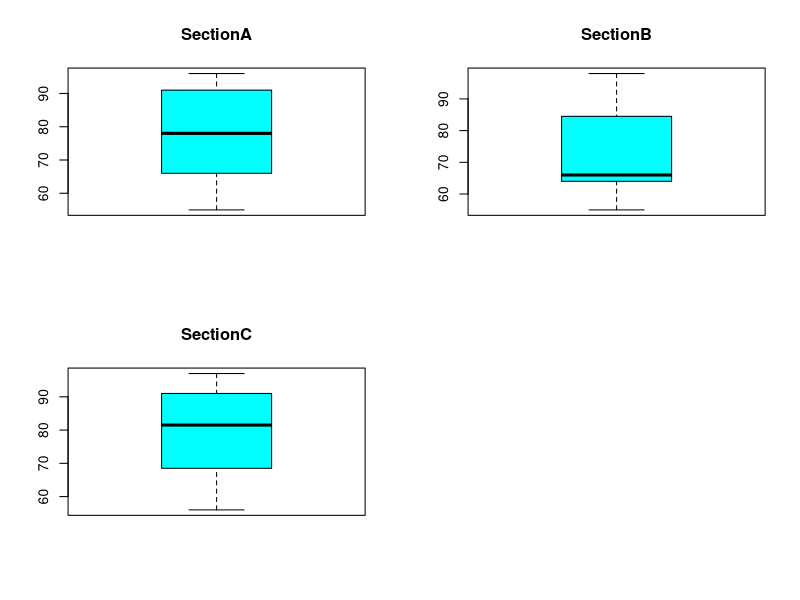
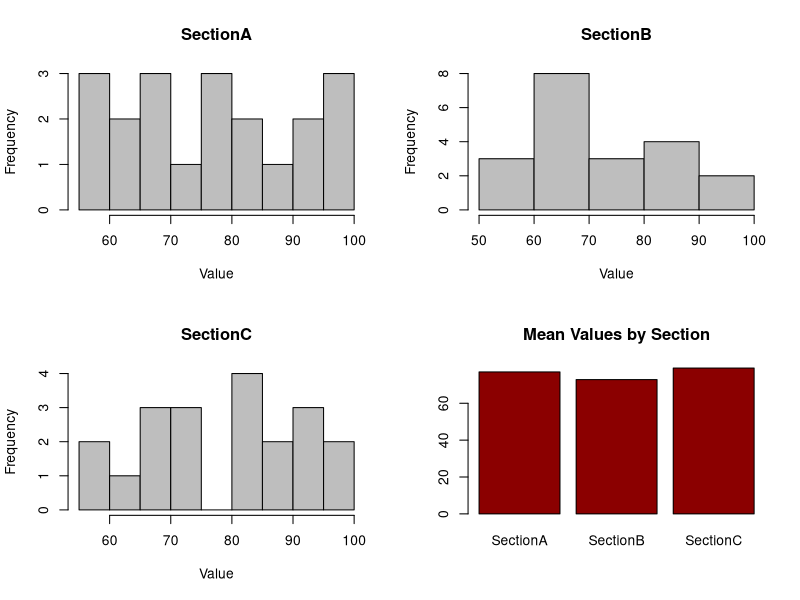
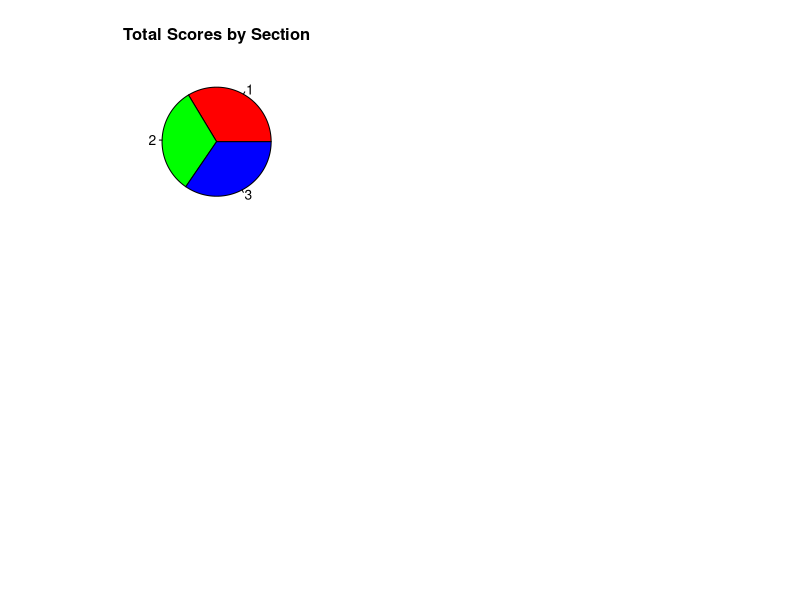
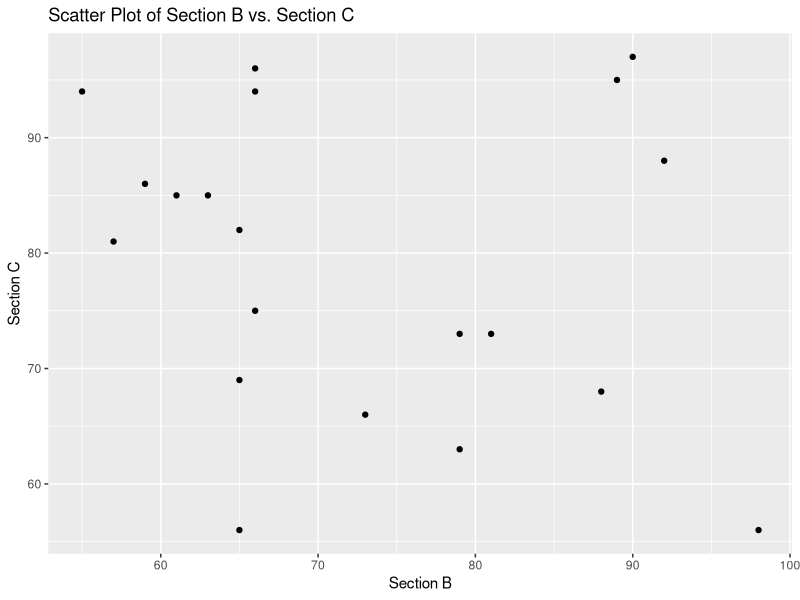

Here is the R script that generated these plots, in order:
# Create a data frame with the provided data
data <- data.frame(
        Subject = c("English", "Math", "Science", "Economics", "English", "Math", "Science", "Economics", "English", "Math", "Science", "Economics", "English", "Math", "Science", "Economics", "English", "Math", "Science", "Economics"),
        SectionA = c(59, 96, 78, 96, 65, 78, 68, 96, 85, 93, 94, 67, 82, 64, 55, 73, 89, 57, 67, 78),
        SectionB = c(65, 73, 57, 79, 55, 65, 61, 98, 63, 88, 66, 59, 66, 79, 90, 89, 66, 81, 92, 65),
        SectionC = c(82, 66, 81, 73, 94, 56, 85, 56, 85, 68, 94, 86, 96, 63, 97, 95, 75, 73, 88, 69)
)

# Load necessary libraries
library(ggplot2)

# 1. Boxplots
par(mfrow = c(2, 2))
for (i in 2:4) {
        boxplot(data[, i], main = colnames(data)[i], col = "cyan")
}

# 2. Histograms
par(mfrow = c(2, 2))
for (i in 2:4) {
        hist(data[, i], main = colnames(data)[i], xlab = "Value", col = "grey")
}

# 3. Bar Plot (Mean values)
mean_values <- colMeans(data[, 2:4])
bar_data <- data.frame(Section = colnames(data)[2:4], Mean = mean_values)
barplot(height = bar_data$Mean, names.arg = bar_data$Section, main = "Mean Values by Section", col = "darkred")

# 4. Pie Chart (Total scores)
pie_data <- colSums(data[, 2:4])
pie_labels <- colnames(pie_data)
pie(pie_data, labels = pie_labels, main = "Total Scores by Section", col = rainbow(length(pie_data)))

# 5. Scatter Plot (Section B vs. Section C)
scatter_data <- data[, c("SectionB", "SectionC")]
colnames(scatter_data) <- c("Section B", "Section C")
scatter_plot <- ggplot(data = scatter_data, aes(x = `Section B`, y = `Section C`)) +
        geom_point() +
        labs(title = "Scatter Plot of Section B vs. Section C")
print(scatter_plot)
